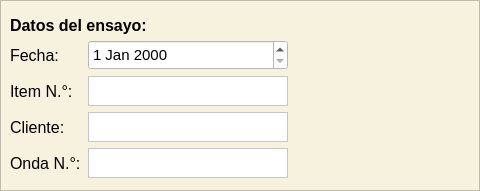
    <widget class="QFrame" name="row1_1">
     <property name="geometry">
      <rect>
       <x>10</x>
       <y>10</y>
       <width>480</width>
       <height>191</height>
      </rect>
     </property>
     <property name="minimumSize">
      <size>
       <width>371</width>
       <height>191</height>
      </size>
     </property>
     <property name="styleSheet">
      <string notr="true">background-color: rgb(247, 242, 222);</string>
     </property>
     <property name="frameShape">
      <enum>QFrame::Shape::StyledPanel</enum>
     </property>
     <property name="frameShadow">
      <enum>QFrame::Shadow::Raised</enum>
     </property>
     <widget class="QLabel" name="datos_del_ensayo">
      <property name="geometry">
       <rect>
        <x>10</x>
        <y>10</y>
        <width>150</width>
        <height>30</height>
       </rect>
      </property>
      <property name="minimumSize">
       <size>
        <width>150</width>
        <height>30</height>
       </size>
      </property>
      <property name="maximumSize">
       <size>
        <width>150</width>
        <height>30</height>
       </size>
      </property>
      <property name="font">
       <font>
        <family>Arial</family>
        <pointsize>12</pointsize>
        <bold>true</bold>
       </font>
      </property>
      <property name="text">
       <string>Datos del ensayo:</string>
      </property>
     </widget>
     <widget class="QWidget" name="layoutWidget">
      <property name="geometry">
       <rect>
        <x>10</x>
        <y>40</y>
        <width>278</width>
        <height>140</height>
       </rect>
      </property>
      <layout class="QGridLayout" name="gridLayout_9">
       <item row="0" column="0">
        <widget class="QLabel" name="fecha">
         <property name="minimumSize">
          <size>
           <width>70</width>
           <height>30</height>
          </size>
         </property>
         <property name="maximumSize">
          <size>
           <width>80</width>
           <height>30</height>
          </size>
         </property>
         <property name="font">
          <font>
           <family>Arial</family>
           <pointsize>12</pointsize>
          </font>
         </property>
         <property name="text">
          <string>Fecha:</string>
         </property>
        </widget>
       </item>
       <item row="0" column="1">
        <widget class="QDateEdit" name="calendario">
         <property name="minimumSize">
          <size>
           <width>200</width>
           <height>30</height>
          </size>
         </property>
         <property name="maximumSize">
          <size>
           <width>200</width>
           <height>16777215</height>
          </size>
         </property>
         <property name="font">
          <font>
           <family>Arial</family>
           <pointsize>11</pointsize>
          </font>
         </property>
         <property name="styleSheet">
          <string notr="true">background-color: rgb(255, 255, 255);</string>
         </property>
        </widget>
       </item>
       <item row="1" column="0">
        <widget class="QLabel" name="item">
         <property name="minimumSize">
          <size>
           <width>70</width>
           <height>30</height>
          </size>
         </property>
         <property name="maximumSize">
          <size>
           <width>80</width>
           <height>30</height>
          </size>
         </property>
         <property name="font">
          <font>
           <family>Arial</family>
           <pointsize>12</pointsize>
          </font>
         </property>
         <property name="text">
          <string>Item N.°:</string>
         </property>
        </widget>
       </item>
       <item row="1" column="1">
        <widget class="QPlainTextEdit" name="entrada_item">
         <property name="minimumSize">
          <size>
           <width>200</width>
           <height>30</height>
          </size>
         </property>
         <property name="maximumSize">
          <size>
           <width>200</width>
           <height>30</height>
          </size>
         </property>
         <property name="font">
          <font>
           <family>Arial</family>
           <pointsize>12</pointsize>
          </font>
         </property>
         <property name="styleSheet">
          <string notr="true">background-color: rgb(255, 255, 255);</string>
         </property>
        </widget>
       </item>
       <item row="2" column="0">
        <widget class="QLabel" name="cliente">
         <property name="minimumSize">
          <size>
           <width>70</width>
           <height>30</height>
          </size>
         </property>
         <property name="maximumSize">
          <size>
           <width>80</width>
           <height>30</height>
          </size>
         </property>
         <property name="font">
          <font>
           <family>Arial</family>
           <pointsize>12</pointsize>
          </font>
         </property>
         <property name="text">
          <string>Cliente:</string>
         </property>
        </widget>
       </item>
       <item row="2" column="1">
        <widget class="QPlainTextEdit" name="entrada_cliente">
         <property name="minimumSize">
          <size>
           <width>200</width>
           <height>30</height>
          </size>
         </property>
         <property name="maximumSize">
          <size>
           <width>200</width>
           <height>30</height>
          </size>
         </property>
         <property name="font">
          <font>
           <family>Arial</family>
           <pointsize>12</pointsize>
          </font>
         </property>
         <property name="styleSheet">
          <string notr="true">background-color: rgb(255, 255, 255);</string>
         </property>
        </widget>
       </item>
       <item row="3" column="0">
        <widget class="QLabel" name="onda">
         <property name="minimumSize">
          <size>
           <width>70</width>
           <height>30</height>
          </size>
         </property>
         <property name="maximumSize">
          <size>
           <width>80</width>
           <height>30</height>
          </size>
         </property>
         <property name="font">
          <font>
           <family>Arial</family>
           <pointsize>12</pointsize>
          </font>
         </property>
         <property name="text">
          <string>Onda N.°:</string>
         </property>
        </widget>
       </item>
       <item row="3" column="1">
        <widget class="QPlainTextEdit" name="entrada_onda">
         <property name="minimumSize">
          <size>
           <width>200</width>
           <height>30</height>
          </size>
         </property>
         <property name="maximumSize">
          <size>
           <width>200</width>
           <height>30</height>
          </size>
         </property>
         <property name="font">
          <font>
           <family>Arial</family>
           <pointsize>12</pointsize>
          </font>
         </property>
         <property name="styleSheet">
          <string notr="true">background-color: rgb(255, 255, 255);</string>
         </property>
        </widget>
       </item>
      </layout>
     </widget>
    </widget>
